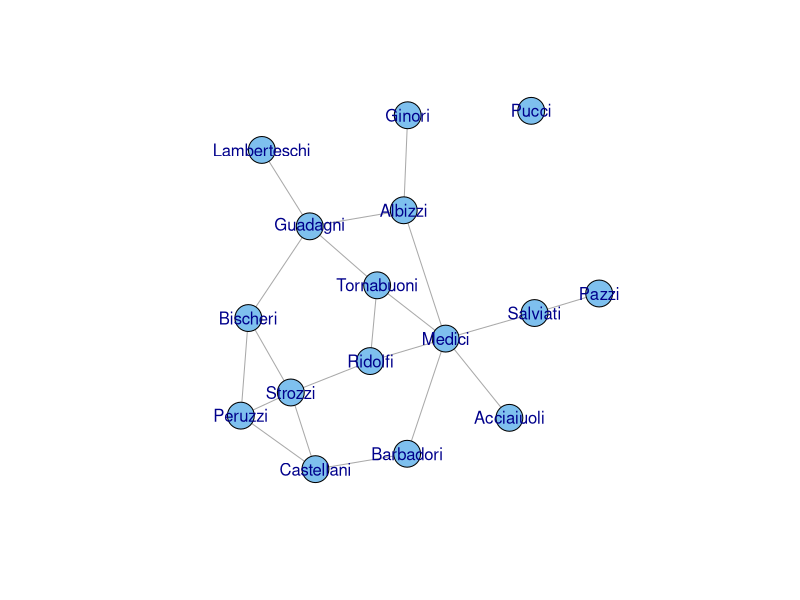
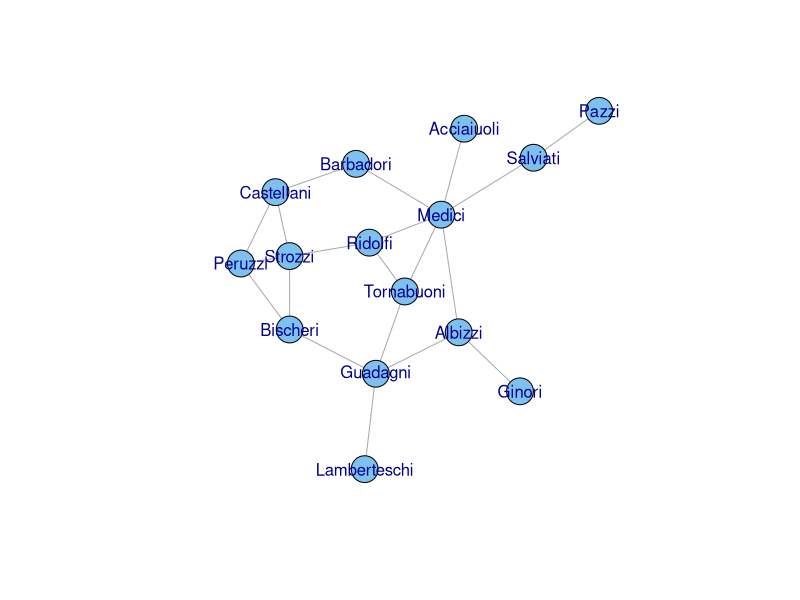
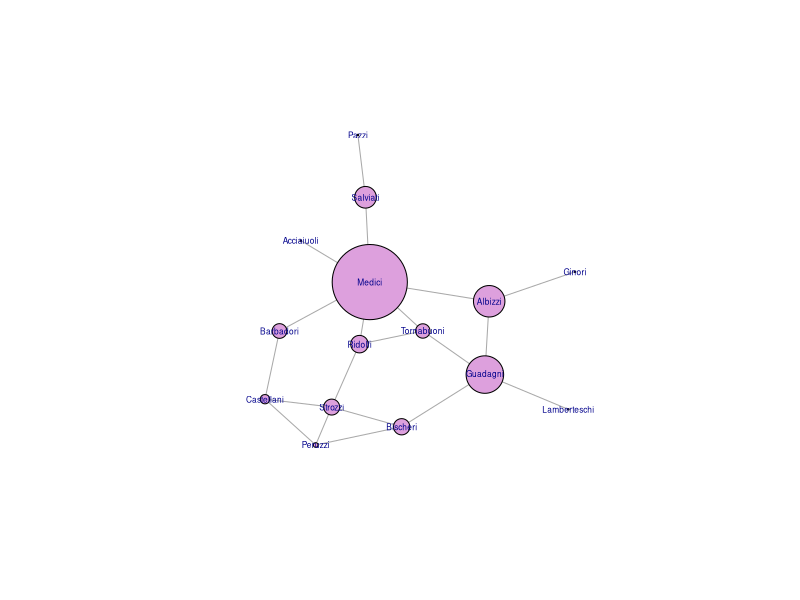
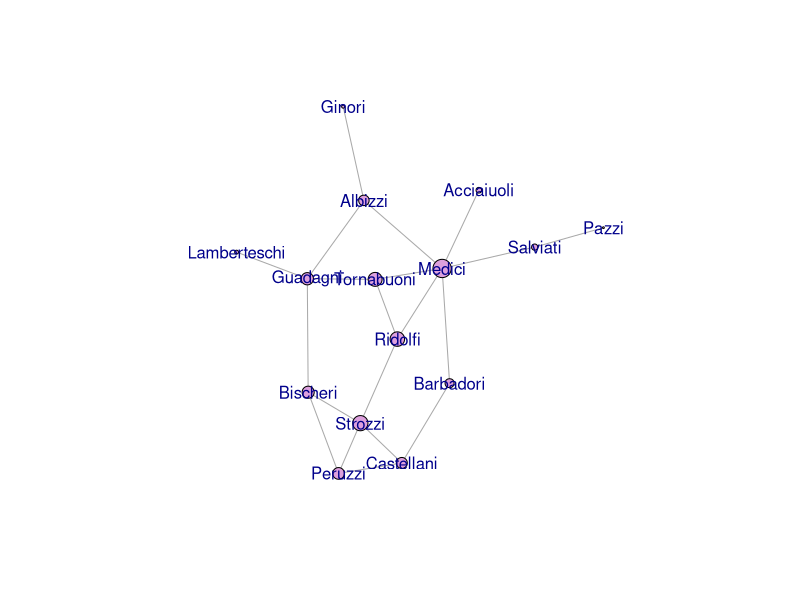
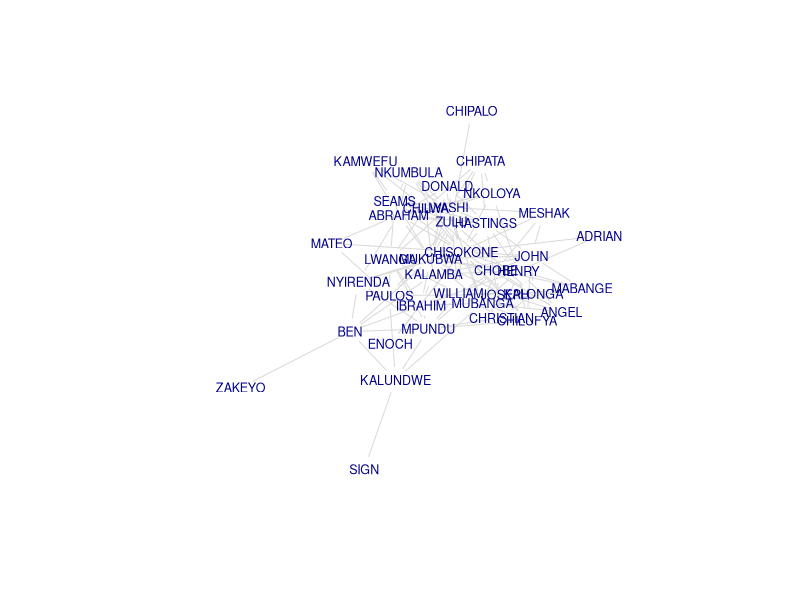
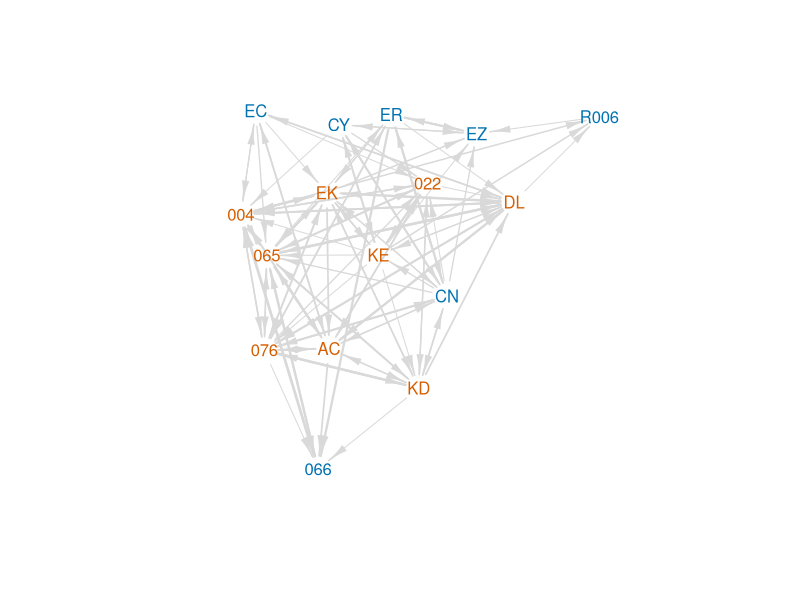
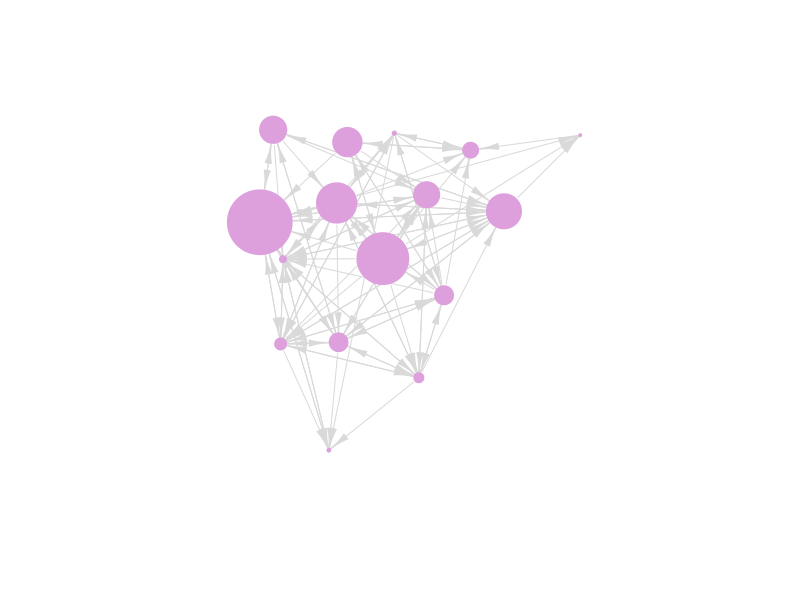

These figures' R source, in order:

## Read in Florentine marriages, convert to igraph
require(igraph)
flo <- read.table("../data/flo.txt", 
                  header=TRUE, row.names=1)
gflo <- graph.adjacency(as.matrix(flo), mode="undirected")
gflo


## Plot
plot(gflo, vertex.color="skyblue2",vertex.label.family="Helvetica")


## Is it connected
is.connected(gflo)
clusters(gflo)


## Remove the isolate
gflo1 <- decompose.graph(gflo)[[1]]
## could also do this: gflo1 <- induced_subgraph(gflo, subcomponent(gflo,1))
is.connected(gflo1)
plot(gflo1, vertex.color="skyblue2",vertex.label.family="Helvetica")


## Graph density
## note we're working with the matrix, not the graph object here
n <- dim(flo)[1]
2*sum(apply(flo,1,sum)/2)/(n*(n-1))


## Graph density with Pucci removed
n <- n-1
2*sum(apply(flo,1,sum)/2)/(n*(n-1))
graph.density(gflo1)


## Information centrality
infocentral <- function(X){
  ## assumes binary relation
  k <- dim(X)[1]
  A <- matrix(as.numeric(!X),nr=k,nc=k)
  diag(A) <- apply(X,1,sum)+1
  C <- solve(A)
  T <- sum(diag(C))
  R <- apply(C,1,sum)[1]
  ic <- 1/(diag(C) + (T - 2*R)/k)
  return(ic)
}


## Compare centralities
# need a matrix
# remove Pucci
flo1 <- flo[-12,-12]
ic <- infocentral(flo1)
CP <- abs(bonpow(gflo1))
CE <- eigen_centrality(gflo1)$vector

flo_measures <- cbind(CD=degree(gflo1),
                CB=round(betweenness(gflo1),1),
                CC=round(closeness(gflo1),2),
                CI=round(ic,2),
                CP=round(CP,2),
                CE=round(CE,2))
              
dimnames(flo_measures)[[1]] <- dimnames(flo1)[[1]]
flo_measures


## Plot using betweenness to scale vertex size
plot(gflo1, vertex.color="plum", vertex.size=flo_measures[,"CB"]+1, 
     vertex.label.family="Helvetica", vertex.label.cex=0.5)


## correlation matrix of the centralities
cor(flo_measures)
## vertex size proportional to eigenvalue centrality
plot(gflo1, vertex.size=flo_measures[,"CE"]*10, vertex.color="plum",
     vertex.label.family="Helvetica")


## Kapferer's tailor shop
A <- as.matrix(read.table("data/kapferer-tailorshop1.txt", 
                          header=TRUE, row.names=1))
G <- graph.adjacency(A, mode="undirected", diag=FALSE)
plot(G,vertex.shape="none", vertex.label.cex=0.75, 
     vertex.label.family="Helvetica", edge.color=grey(0.85))


## Compare centralities
c <- infocentral(A)
CP <- abs(bonpow(G))
CE <- eigen_centrality(G)$vector

kap_measures <- cbind(CD=degree(G),
                CB=round(betweenness(G),1),
                CC=round(closeness(G),2),
                CI=round(c,2),
                CP=round(CP,2),
                CE=round(CE,2))
dimnames(kap_measures)[[1]] <- dimnames(A)[[1]]
kap_measures
cor(kap_measures)


## Sade (1972) rhesus monkeys, grooming interactions
rhesus <- read.table("data/sade1.txt", header=FALSE)
rhesus <- as.matrix(rhesus)
rhesus
nms <- c("066", "R006", "CN", "ER", "CY", "EC", "EZ", "004", "065", "022", "076", "AC", "EK", "DL", "KD", "KE")
sex <- c(rep("M",7), rep("F",9))
dimnames(rhesus)[[1]] <- nms
dimnames(rhesus)[[2]] <- nms
grhesus <- graph.adjacency(rhesus, weighted=TRUE)
V(grhesus)$sex <- sex

rhesus.layout <- layout.kamada.kawai(grhesus)
plot(grhesus, 
     edge.width=log10(E(grhesus)$weight)+1, 
     edge.arrow.width=0.5,
     edge.color=grey(0.85),
     vertex.shape="none",
     vertex.label=V(grhesus)$name, 
     vertex.label.family="Helvetica",
     vertex.label.color=as.numeric(V(grhesus)$sex=="F")+5, 
     layout=rhesus.layout)


## Compare centralities
c <- infocentral(rhesus)
CP <- abs(bonpow(grhesus))
CE <- eigen_centrality(grhesus)$vector

rh_measures <- cbind(CD=degree(grhesus),
               CB=round(betweenness(grhesus),1),
               CC=round(closeness(grhesus),2),
               CI=round(c,2),
                CP=round(CP,2),
                CE=round(CE,2))
dimnames(rh_measures)[[1]] <- nms
rh_measures
cor(rh_measures)


## plot rhesus
plot(grhesus, edge.arrow.width=0.5, 
     edge.color=grey(0.85),
     vertex.size=rh_measures[,"CB"]/1.5, 
     vertex.color="plum", 
     vertex.frame.color="plum",
     vertex.label=NA, 
     layout=rhesus.layout)

